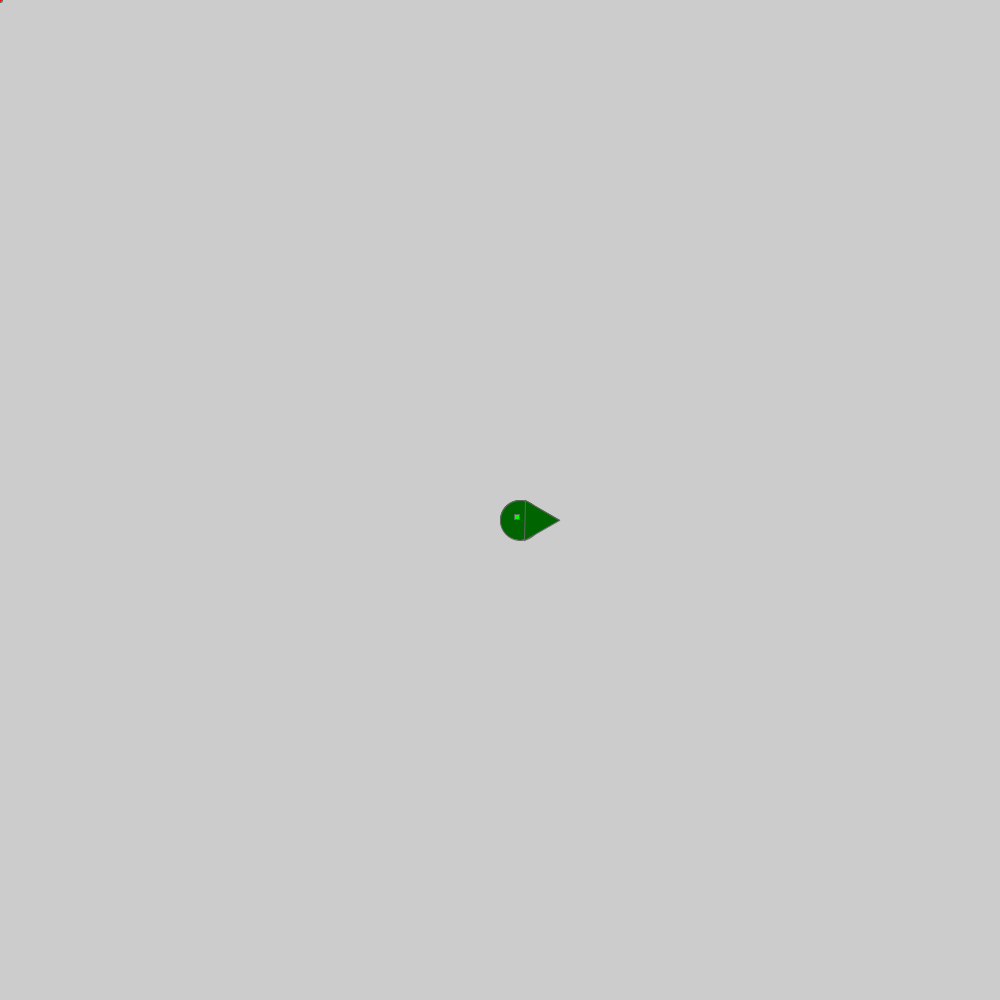
Frame 1 (no input)
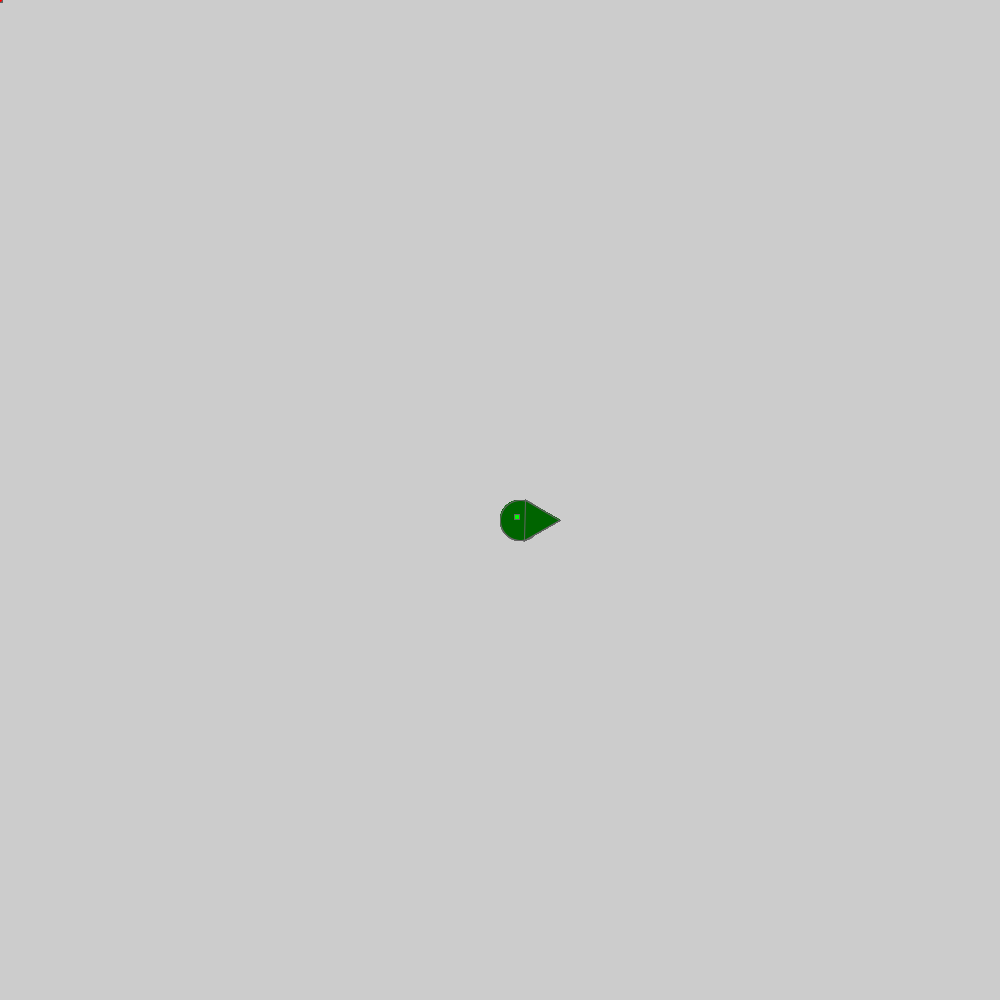
Frame 60 (the mouse pressed at the canvas centre just before this capture)
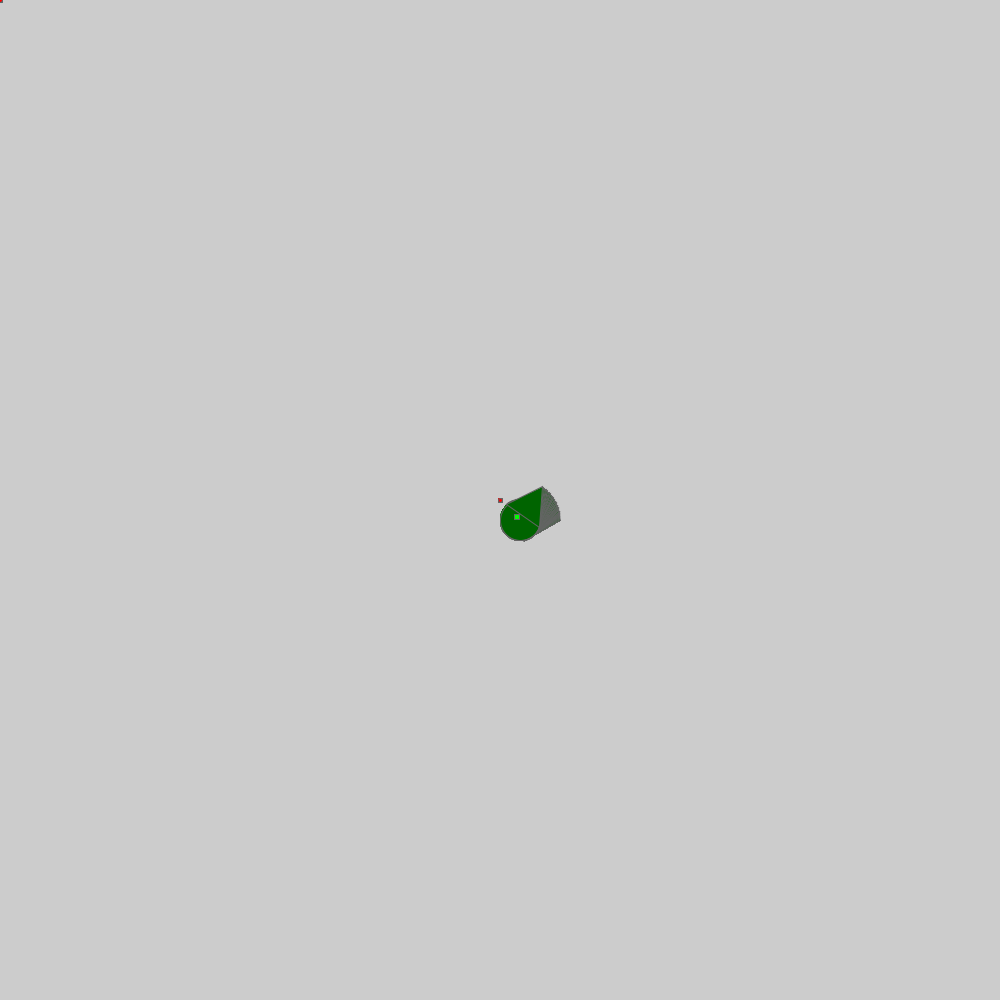
Frame 120 (the mouse held since frame 60 and released just before this capture)

The Processing sketch that drew these frames (run headless with seeded random() and noise(); from frame 60 on, the mouse is pressed at the canvas centre):

// Processing sketch: arrive-steering
// ── arrive-steering.pde
class Agent{
  PVector position;
  PVector velocity;
  PVector acceleration;
  float angluaracceleration;
  float orientation;
  float rotation;
  float[] breadx={};
  float[] bready={};
  void display()
  {

    
    fill(0, 100,0);
    stroke(100);
    ellipse(position.x,position.y,40,40);  
    pushMatrix();
   translate(position.x,position.y);
   rotate(PApplet.radians(360-orientation));
   triangle(5,-1*20,5,20,40,0);
    rotate(PApplet.radians(360-orientation));
    popMatrix();
    drawBreadCrumbs();
    
  }
  void drawBreadCrumbs()
  {
 
      PVector temp = new PVector(position.x-5, position.y-5);
     breadx=append(breadx,temp.x);
     bready=append(bready,temp.y);

  
    for(int i=0 ; i < breadx.length; i++)
    {
        fill(0,255,0);
        rect(breadx[i]-1, bready[i]-1, 5, 5);
    }
  }
  void update(float time)
  {
    
    position.add(PVector.mult(velocity,time));
    orientation += rotation * time;
    
    velocity.add(PVector.mult(acceleration,time));
    rotation += angluaracceleration *time;
    
    
  }
  float getneworientation()
  {
    
    if(velocity.mag()>0){
      return  -180 * atan2(velocity.y, velocity.x) /PI;
    }
    else return orientation;
  }
}
Agent player=  new Agent();
PVector target = new PVector(0,0);
int signal=0;
float maxspeed=10;
float max_angular_acceleration=10;
void setup()
{
        frameRate(30);
        size(1000,1000);
     player=  new Agent();
       player.position=new PVector(520,520);
      player.velocity = new PVector(0,0);   
      player.acceleration = new PVector(0,0); 
      
      player.orientation=0;      
      player.rotation=0;
      player.angluaracceleration = 0;
    }
    void face(Agent agent)
    {
        float angle;
      float RODA = 400;
      float ROSA = 10;  
      PVector dir=PVector.sub(target,agent.position);
       angle= -180 * atan2(dir.y, dir.x) /PI;
      float Rot = angle - agent.orientation;
      if(Rot > 180)
        Rot -= 360;
      else if(Rot < -180)
        Rot =(Rot + 360);
      
      float rotation_dir= Rot/abs(Rot);
      
      if(abs(Rot) > RODA)
      {
        agent.angluaracceleration= rotation_dir * max_angular_acceleration;
      }
      else if(abs(Rot) > ROSA)
      {
        agent.angluaracceleration= max_angular_acceleration * Rot / RODA;
      }
      else
      {
        agent.rotation = 0;
        agent.angluaracceleration = 0;
        signal=2;
      }
      
    }
    void arrive(Agent agent, PVector target)
    {
      float ROS=0.1;
      float ROD=10;
      float timetotarget=1;
      PVector dir=PVector.sub(target,agent.position);
   
      float dis=dir.mag();
      if(dis<=ROS)
     {
         agent.acceleration=new PVector(0,0);
         agent.velocity=new PVector(0,0);
        agent.angluaracceleration = 0;
        agent.rotation=0;
        signal=0;
         return ;
     }
      float targetspeed;
      if(dis <= ROS) return ;
      if(dis > ROD)targetspeed=maxspeed;
      else targetspeed=  maxspeed* dis / ROD;
      dir.normalize();
      dir = PVector.mult(dir,targetspeed);
      
      agent.acceleration =( dir.sub( agent.velocity)).div(timetotarget);

    }
    void draw()
    {
    //  print(signal);
      if(signal==1)
        face(player);
      if(signal==2){
        arrive(player,target); 
        if(signal != 0 )face(player);
      }
      player.update(0.1);
      player.display();
      fill(255,0,0);
      ellipse(target.x,target.y,4,4);
        
    }
     void mousePressed() 
    {
      // get mouse x and y coordinate, save in target and call arrive
      target.x = mouseX;
      target.y = mouseY;
    
      signal=1;
    }
    
